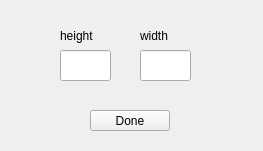
<?xml version="1.0" encoding="UTF-8"?>
<ui version="4.0">
 <class>SetSize</class>
 <widget class="QMainWindow" name="SetSize">
  <property name="geometry">
   <rect>
    <x>0</x>
    <y>0</y>
    <width>263</width>
    <height>151</height>
   </rect>
  </property>
  <property name="windowTitle">
   <string>MainWindow</string>
  </property>
  <widget class="QWidget" name="centralwidget">
   <widget class="QLabel" name="label">
    <property name="geometry">
     <rect>
      <x>60</x>
      <y>20</y>
      <width>71</width>
      <height>31</height>
     </rect>
    </property>
    <property name="styleSheet">
     <string notr="true">font: 12pt &quot;MS Shell Dlg 2&quot;;</string>
    </property>
    <property name="text">
     <string>height </string>
    </property>
   </widget>
   <widget class="QLabel" name="w">
    <property name="geometry">
     <rect>
      <x>140</x>
      <y>20</y>
      <width>61</width>
      <height>31</height>
     </rect>
    </property>
    <property name="styleSheet">
     <string notr="true">font: 12pt &quot;MS Shell Dlg 2&quot;;</string>
    </property>
    <property name="text">
     <string>width</string>
    </property>
   </widget>
   <widget class="QLineEdit" name="h">
    <property name="geometry">
     <rect>
      <x>60</x>
      <y>50</y>
      <width>51</width>
      <height>31</height>
     </rect>
    </property>
    <property name="text">
     <string/>
    </property>
   </widget>
   <widget class="QLineEdit" name="lineEdit_2">
    <property name="geometry">
     <rect>
      <x>140</x>
      <y>50</y>
      <width>51</width>
      <height>31</height>
     </rect>
    </property>
   </widget>
   <widget class="QPushButton" name="pushButton">
    <property name="geometry">
     <rect>
      <x>90</x>
      <y>110</y>
      <width>80</width>
      <height>21</height>
     </rect>
    </property>
    <property name="text">
     <string>Done</string>
    </property>
   </widget>
  </widget>
 </widget>
 <resources/>
 <connections/>
</ui>
